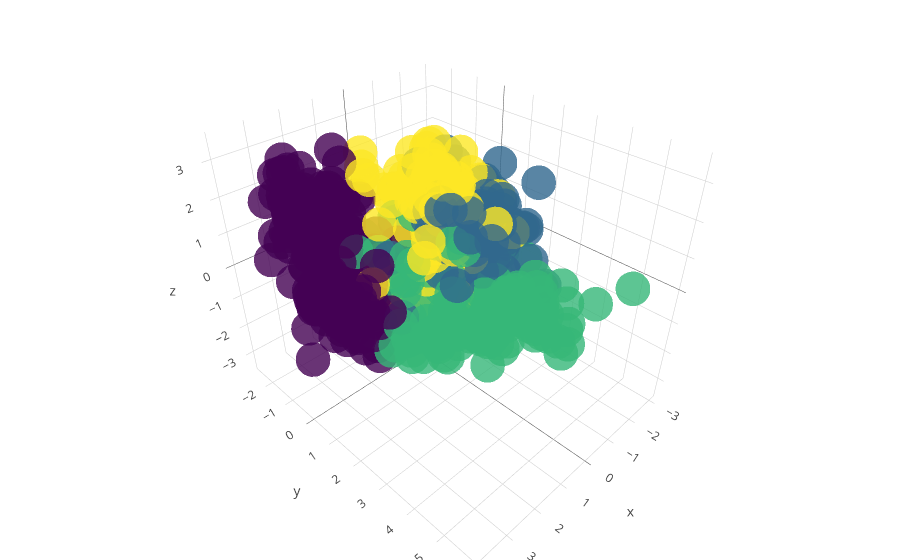

The notebook cell saved with this chart:
### Code cell
trace1 = go.Scatter3d(
    x=x_pca[:,0],
    y=x_pca[:,1],
    z=x_pca[:,2],
    mode='markers',
    marker=dict(
        size=12,
        color=kmeans.labels_,                # set color to an array/list of desired values
        colorscale='Viridis',   # choose a colorscale
        opacity=0.8
    )
)

da = [trace1]
layout = go.Layout(
    margin=dict(
        l=0,
        r=0,
        b=0,
        t=0
    )
)
fig = go.Figure(data=da, layout=layout)
cf.iplot(fig, filename='3d-scatter-colorscale')

### Figure 1 — Plotly figure (JSON) as saved in the notebook; plotly's stock layout.template omitted (floating-point values rounded to 4 significant figures; data arrays with more than 128 entries replaced by an {"elided": "..."} marker saying what was removed)
{"data": [{"marker": {"color": {"elided": "999 int values"}, "colorscale": "Viridis", "opacity": 0.8, "size": 12}, "mode": "markers", "type": "scatter3d", "x": {"elided": "999 float values"}, "y": {"elided": "999 float values"}, "z": {"elided": "999 float values"}}], "layout": {"margin": {"b": 0, "l": 0, "r": 0, "t": 0}}}
